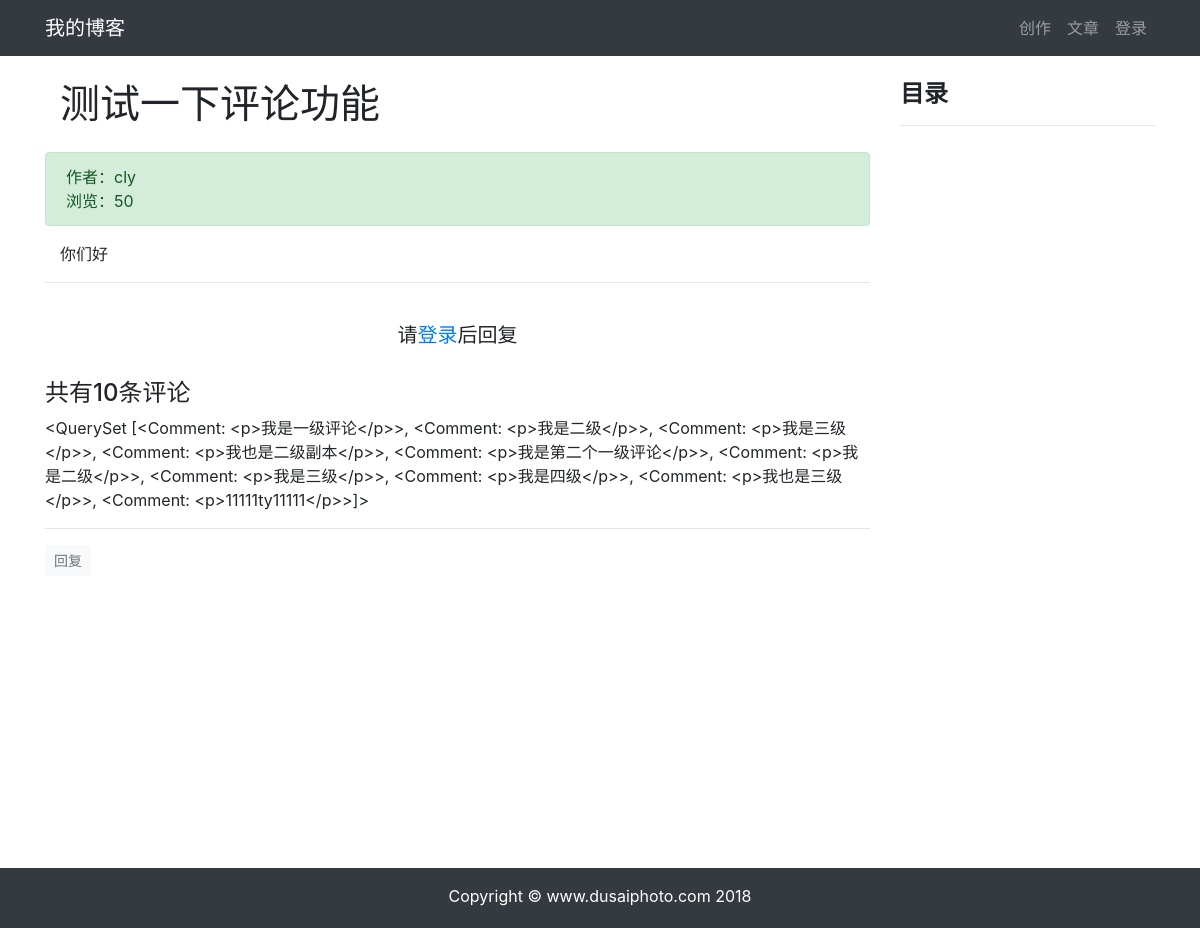
Screenshot of /article/article-detail/21/ with the database file from the repository.
### article/models.py (models this page shows, shortened)
class ArticlePost(models.Model):
    objects = models.Manager()
    author = models.ForeignKey(User, on_delete=models.CASCADE)
    title = models.CharField(max_length=100)
    body = models.TextField()
    created = models.DateTimeField(default=timezone.now())
    updated = models.DateTimeField(auto_now=True)
    total_views = models.PositiveIntegerField(default=0)
    tags = TaggableManager(blank=True)
    column = models.ForeignKey(ArticleColumn, on_delete=models.CASCADE, related_name='article', null=True, blank=True)
    avatar = models.ImageField(upload_to='article/%Y%m%d', blank=True)
    def save(self, *args, **kwargs):
        article = super(ArticlePost, self).save(*args, **kwargs)
        return article
    class Meta:
        ordering = ('-created',)
    def __str__(self):
        return self.title

### comment/models.py (models this page shows)
class Comment(MPTTModel):
    objects = models.Manager()
    article = models.ForeignKey(ArticlePost, on_delete=models.CASCADE, related_name='comments')
    user = models.ForeignKey(User, on_delete=models.CASCADE, related_name='comment')
    body = RichTextField()
    created = models.DateTimeField(auto_now_add=True)
    parent = TreeForeignKey('self', on_delete=models.CASCADE, null=True, blank=True, related_name='children')
    reply_to = models.ForeignKey(User, null=True, blank=True, on_delete=models.CASCADE, related_name='replyers')
    class MPTTMeta:
        order_insertion_by = ['created']
    def __str__(self):
        return self.body[:20]

### article/views.py (the view)
# urls.py: path('article-detail/<int:id>/', views.article_detail, name='article_detail'),
def article_detail(request, id):
    article = ArticlePost.objects.get(id=id)
    print("article=======",article)
    comments = Comment.objects.filter(article=id)
    for comment in comments:
        print("comment========", comment, comment.id, comment.parent_id)
    article.total_views += 1
    article.save(update_fields=['total_views'])
    md = markdown.Markdown(extensions=[
        'markdown.extensions.extra',
        'markdown.extensions.codehilite',
        'markdown.extensions.toc',
    ])
    article.body = md.convert(article.body)
    comment_form = CommentForm()
    context = {'article': article, 'toc': md.toc, 'comments': comments, 'comment_form': comment_form}
    return render(request, 'article/detail.html', context)

### templates/article/detail.html (shortened to what this page needs)
{% extends "base.html" %}
{% load static %}
{% block content %}
<link rel="stylesheet" href="{% static 'prism/prism.css' %}">
<div class="container">
    <div class="row">
        <div class="col-9">
            <h1 class="col-12 mt-4 mb-4">{{ article.title }}</h1>
            <div class="col-12 alert alert-success">
                <div>
                    作者：{{ article.author }}
                </div>
                <div>
                    浏览：{{ article.total_views }}
                </div>
            </div>
            <div class="col-12">
                <p>{{ article.body|safe }}</p>
            </div>
            <hr>
            {% if user.is_authenticated %}
            <div>
                <form
                        action="{% url 'comment:post_comment' article.id %}"
                        method="POST"
                >
                    {% csrf_token %}
                    <div class="form-group">
                        <label for="body">
                            <strong>
                                我也要发言：
                            </strong>
                        </label>
                        {{ comment_form.media }}
                        {{ comment_form.body }}
                    </div>
                    <button type="submit" class="btn btn-primary ">发送</button>
                </form>
            </div>
            <br>
            {% else %}
            <br>
            <h5 class="row justify-content-center">
                请<a href="{% url 'userprofile:login' %}">登录</a>后回复
            </h5>
            <br>
            {% endif %}
            {% load mptt_tags %}
            <h4>共有{{ comments.count }}条评论</h4>
            <div>{{comments}}</div>
            <div class="row">
                {% recursetree comments %}
                {% with comment=node %}
                <div class="{% if comment.reply_to %}
                        offset-1 col-11
                        {% else %}
                        col-12
                        {% endif %}"
                >
                    <hr>
                    <div>
                        {% if user.is_authenticated %}
                        <button type="button"
                                class="btn btn-light btn-sm text-muted"
                                onclick="load_modal({{ article.id }}, {{ comment.id }})"
                        >
                            回复
                        </button>
                        {% else %}
                        <a class="btn btn-light btn-sm text-muted"
                           href="{% url 'userprofile:login' %}"
                        >
                            回复
                        </a>
                        {% endif %}
                    </div>
                </div>
                {% endwith %}
                {% endrecursetree %}
            </div>
        </div>
        <div class="col-3 mt-4" id="sidebar" class="sidebar">
            <div class="sidebar__inner">
                <h4><strong>目录</strong></h4>
                <hr>
            </div>
        </div>
    </div>
</div>
{% endblock content %}

### templates/article/detail.html (style rules this page uses)
.sidebar__inner { transform: translate(0, 0); transform: translate3d(0, 0, 0); will-change: position, transform; }

### templates/base.html (style rules this page uses)
html, body { height: 100%; margin: 0; }

### rows the page displays
ArticlePost: title "测试一下评论功能", author "cly", total_views "50", body "你们好"
Comment: body.body "<QuerySet [<Comment: <p>我是一级评论</p>>, <Comment: <p>我是二级</p>>, <Comment: <p>我是三级</p>>, <Comment: <p>我也是二级副本</p>>, <Comment: <p>我是第二个一级评论</p>>, <Comment: <p>我是二级</p>>, <Comment: <p>我是三级</p>>, <Comment: <p>我是四级</p>>, <Comment: <p>我也是三级</p>>, <Comment: <p>11111ty11111</p>>]>"

### other values shown
{{ comments.count }} "10"
